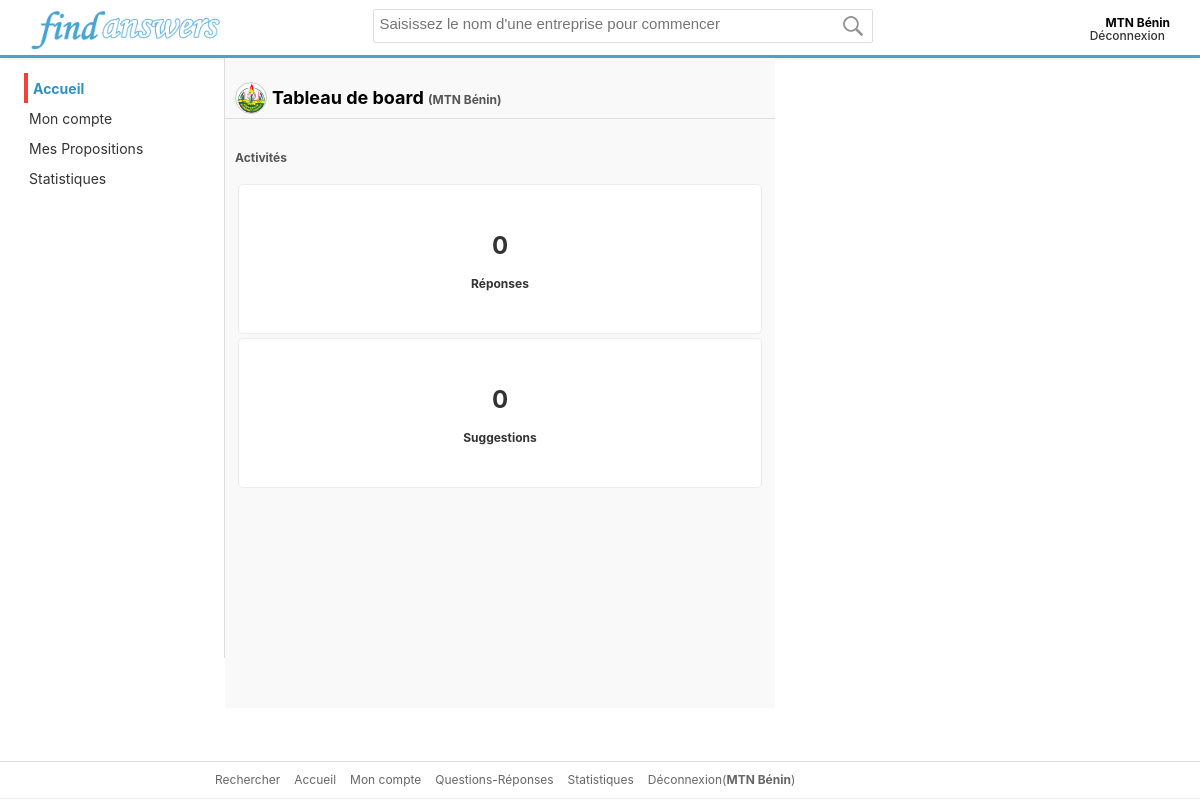
The page /ent-home.php (signed in) on the database its author committed.
### tables this page shows
CREATE TABLE "entreprises" ("id" INTEGER PRIMARY KEY  AUTOINCREMENT , "nom" VARCHAR, "logo" VARCHAR, "email" VARCHAR, "password" VARCHAR, "detail" TEXT, "created_at" DATETIME, "categorie_id" INTEGER , "etat_compte" NUMERIC DEFAULT 0);

### lib/Db.php (called while the page is built, shortened)
<?php
class Db extends PDO {
    public function executeSelect($tableName, $columns = '*', $where = null, $afterWhere = '') {
        list($where, $params) = $this->_buildWhere($where);
        $query = "SELECT $columns FROM $tableName $where $afterWhere";
        if (!($stmt = $this->prepare($query))) {
            return false;
        }
        $stmt->execute($params);
        return $stmt;
    }
    public function select($tableName, $where = null, $afterWhere = '') {
        $stmt = $this->executeSelect($tableName, '*', $where, $afterWhere);
        return $stmt->fetchAll(PDO::FETCH_ASSOC);
    }
    protected function _buildWhere($where) {
        if (is_string($where)) {
            return array("WHERE $where", array());
        }
        return array(
            'WHERE ' . implode(' = ? AND ', array_keys($where)) . ' = ?',
            array_values($where)
        );
    }
}

### ent-home.php (the view, shortened to what this page needs)
<?php
require_once('lib/Db.php');
$db = connect();
$entreprises = $db->select("entreprises", '1', 'ORDER BY created_at');
include './includes/header.php';
?>
<div>
    <?php
    require_once './includes/header_search.php';
    ?>
</div>
<div id="bloc_middle">
    <div class="bloc_menu">
        <?php
        require_once './includes/hsmenu.php';
        ?>
    </div>
    <div class="bloc_content">
        <?php
        $logo = (isset($user['logo']) && trim($user['logo']) != '') ? $user['logo'] : 'uploads/default.jpeg';
        ?>
            <?php
             $user_id=$user['id'];
            $my_reponses=$db->executeSelect('entreprise_question',"count(question_id) as nb_questions","entreprise_id='".$user_id."'")->fetch();
            $reponses=($my_reponses['nb_questions']);
             $user_id=$user['id'];
            $my_suggest=$db->executeSelect('suggestion_questions',"count(id) as nb_sug","entreprise_id='".$user_id."'")->fetch();
            $suggest=($my_suggest['nb_sug']);
            ?>
        <h4 class="page-title "><img class="img-logo-home text-mini" src="<?= ($logo) ?>" alt="<?= $user['nom'] ?>"> Tableau de board <small class="text-mini text-muted pull-rights">(<?php print($user['nom']);?>)</small></h4>
        <div class="text-mini">
            <div>
                <h4 class="pad0 text-muted">Activités</h4>
                <table class="w100">
                    <tbody>
                        <tr>
                            <td class="text-muted bold text-center" >
                                <div class="white-card">
                                    <div class="number">
                                        <h1><a class="no-link" href="reponses.php"><?=($reponses)?></a></h1>
                                        <p><a  class="no-link" href="suggestions.php">Réponses</a></p>
                                    </div>
                                </div>
                            </td>
                        </tr>
                        <tr>
                            <td class="text-muted bold text-center" >
                                <div class="white-card">
                                    <div class="number">
                                        <h1><a class="no-link" href="reponses.php"><?=($suggest)?></a></h1>
                                        <p><a  class="no-link" href="reponses.php">Suggestions</a></p>
                                    </div>
                                </div>
                            </td>
                        </tr>
                    </tbody>
                </table>
            </div>
        </div>
    </div>
</div>
<?php
include './includes/foot.php';
?>

### includes/header.php (shortened to what this page needs)
<!DOCTYPE html>
<html>
    <head>
        <link rel="stylesheet" href="./assets/css/ken.css" >
        <link href="https://cdnjs.cloudflare.com/ajax/libs/font-awesome/4.4.0/css/font-awesome.min.css" rel="stylesheet" type="text/css" />
    </head>
    <body>
        <div id="header">
            <div class="menu-head ">
                <ul id="menu-small" class="text-center">
                    <li>
                        <a href="index.php">Rechercher</a>
                    </li>
                    <?php
                    if (isset($_SESSION['user'], $_SESSION['id'])) {
                        $user = unserialize($_SESSION['user']);
                        $nom = ($user['nom']);
                        ?>
                        <li class="active">
                            <a href="ent-home.php">Accueil</a>
                        </li>
                        <li>
                            <a href="compte.php">Mon compte</a>
                        </li>
                        <li>
                            <a href="reponses.php">Questions-Réponses</a>
                        </li>
                        <li>
                            <a href="statistiques.php">Statistiques</a>
                        </li>
                        <li>
                            <a href="logout.php">Déconnexion(<b><?= (isset($nom) ? $nom : ''); ?></b>)</a>
                        </li>
                        <?php
                    }
                    ?>
                </ul>
            </div>
        </div>

### includes/header_search.php (shortened to what this page needs)
<div class="bloc_search_head">
    <form method="GET" action="search.php">
        <div id="bloc_head_search">
            <div class="bloc_logo1">
                <a href="index.php"><img id="mini-logo" src="./assets/images/FindAnswer_All.png" alt="Find Answers"></a>
            </div>
            <div class="bloc_search2">
                <input class="search-input" value="<?= isset($_GET['q']) ? htmlentities(trim($_GET['q'])) : NULL; ?>"  type="search" placeholder="Saisissez le nom d'une entreprise pour commencer" name="q" id="search-entreprise">
            </div>
            <div class="bloc_search3 text-mini">
                <?php
                if (isset($_SESSION['user'], $_SESSION['id'])) {
                    $user = unserialize($_SESSION['user']);
                    echo "<b>" . ($user['nom']) . "</b>";
                    ?>
                    <ul class='menu-login no-link  inline fright'>
                        <li><a  class=" text-mini" href="logout.php">Déconnexion</a></li>
                    </ul>
                    <?php
                }
                ?>
            </div>
        </div>
    </form>
</div>

### includes/header.php (style rules this page uses)
body { font-family:-apple-system, BlinkMacSystemFont, "Segoe UI", "Roboto", "Oxygen", "Ubuntu", "Cantarell", "Fira Sans", "Droid Sans", "Helvetica Neue", "Helvetica", "Arial", sans-serif; margin: 0; font-size: 14px; }
a { color: #1a0dab; text-decoration: none; }
.no-link,.no-link a { text-decoration: none; color: #333333; }
.page-title { font-size:18px; padding: 10px ; border-bottom: 1px solid #dddddd; font-weight: bold; margin: 10px 0 5px 0; }
.bloc_search_head { top: 0; width: 99%; padding-left: 1%; background: #ffffff; min-height: 40px; padding-top: 5px; padding-bottom: 10px; border-bottom: 1px solid #eee; clear: both; box-shadow: 0 0 2px rgba(0, 0, 0, 0.082), 0 0px 5px rgba(0, 0, 0, 0.1); border-bottom: 3px solid #47a3d1; }
#mini-logo { max-height: 45px; margin: auto; max-width: 100%; }
.bloc_logo1 { float: left; height: 30px; width: auto; width: 30%; }
.bloc_search2 { padding-left: 5px; float: left; width: 500px; max-width: 50%; }
.bloc_search3 { text-align: right; padding: 10px 30px 0 0; }
.img-logo-home { height: 30px; width: 30px; border-radius: 50%; border:1px solid #ccc; float: left; margin:-5px 5px 0 0; background-color: #fff; }
.white-card { padding:30px 10px ; background: #ffffff; border-radius: 5px; border: 1px solid #ececec; }
.text-mini { font-size: 12px; }
.text-center { text-align: center }
.text-muted { color: #555555 }
.bold { font-weight: bold }
#bloc_middle { min-width: 40%; max-width: 100%; margin-left: 2%; padding-bottom: 30px; height: 500px; }
.bloc_menu { max-width: 200px; float: left; clear: both; min-height: 120%; border-right: 1px solid #ddd; }
.bloc_content>div { padding:10px }
.bloc_content { min-width: 550px; float: left; min-height: 120%; width: auto; background: #f9f9f9; padding-bottom: 50px; }
.menu-login { padding: 0; margin: 0; margin-top: -2px; }
.menu-login li { padding: 2px 5px; font-weight: 500; width: 100px; overflow: hidden; white-space: nowrap; text-overflow:ellipsis; }
.inline >li { list-style-type: none; display: inline }
.search-input,.search-input2 { width: 90%; padding: 5px 10px; font-size: 15px; font-weight: 400; width: 100%; border: 1px solid #dddddd; margin: 0 auto; border-radius: 1px; margin: 4px auto; padding: 5px 10px 10px 5px; box-shadow: 0PX 0px 0px rgba(0,0,0,.084); border-radius: 2px; background: #ffffff; outline: none; color: #222; background: url(./assets/images/search_btn.png) no-repeat 98% 50%; background-size: 20px 20px; }
.w100 { width: 100% }
.pad0 { padding: 0px;width: 100% }
#menu-small { padding: 0; margin: 0; text-align: left; }
#menu-small li { list-style-type: none; display: inline-table; display: inline-block; padding: 0px 5px; }
#menu-small li a { font-size: 12px; color: #666666; text-decoration: none; }
#header { top:0; width:100%; margin: auto; padding: 8px 10px; background: #111; border-top: 1px solid #ddd; border-bottom: 1px solid #eee; position: absolute; top: 95%; height: 20px; max-height: 40px; background-color:#fff; width:100%; position:fixed; bottom:0px; }
.menu-head { width: 800px; margin: auto; }

### rows shown on the page
entreprises: nom "MTN Bénin", logo (picture)

### other values the page prints
$reponses "0"
$suggest "0"
